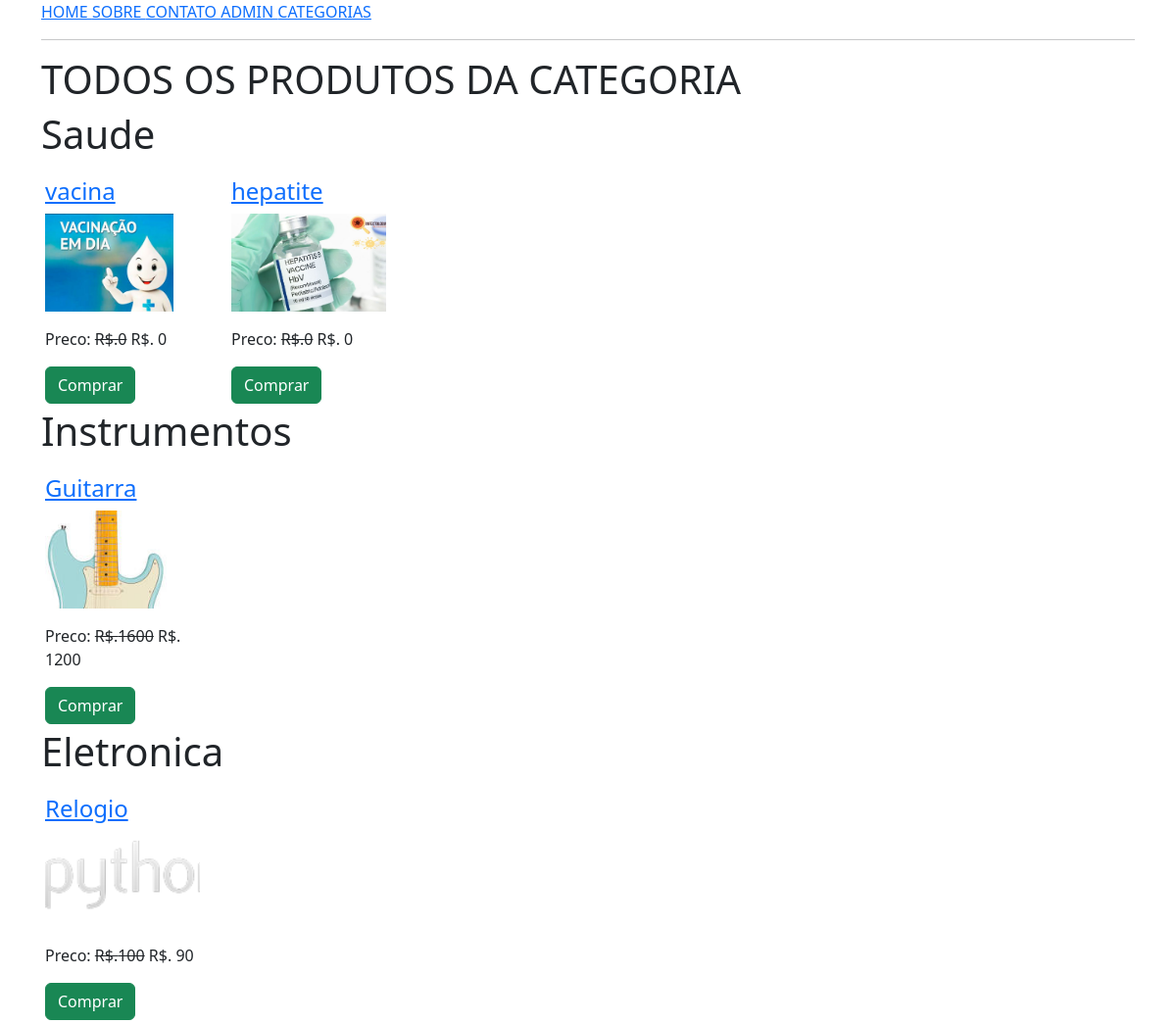
Screenshot of /todos-produtos/ with the database file from the repository.
### lojaapp/models.py (models this page shows, shortened)
class Categoria(models.Model):
    titulo = models.CharField(max_length=200)
    slug = models.SlugField(unique=True)

class Produto(models.Model):
    titulo = models.CharField(max_length=200)
    slug = models.SlugField(unique=True)
    categoria = models.ForeignKey(Categoria,on_delete=models.CASCADE)
    image = models.ImageField(upload_to="produtos")
    preco_mercado = models.PositiveIntegerField()
    venda = models.PositiveIntegerField()
    descricao = models.TextField()
    garantia = models.CharField(max_length=300,null=True, blank=True)
    return_devolucao = models.CharField(max_length=300, null=True, blank=True)
    visualizacao = models.PositiveIntegerField(default=0)

### lojaapp/views.py (the view)
# urls.py: path("todos-produtos/", TodosProdutosView.as_view(), name="todosprodutos"),
class TodosProdutosView(TemplateView):
     template_name = "todosprodutos.html"
     def get_context_data(self, **kwargs):
        context = super().get_context_data(**kwargs)
        context['todascategorias']= Categoria.objects.all().order_by("-id")
        return context

### templates/todosprodutos.html (shortened to what this page needs)
{% extends 'base.html' %}
{% block content %}
<div class="container">
    <h1>TODOS OS PRODUTOS DA CATEGORIA</h1>
    {% for cat in todascategorias  %}
    <h1>{{cat.titulo}}</h1>
    <div class="row mt-3">
        {% for p in cat.produto_set.all %}
            <div class="col-md-2">
                <div class="m-1">
                    <h4><a href="{% url 'lojaapp:detalhe' p.slug %}">{{p.titulo}}</a></h4>
                    <img src="{{p.image.url}}" alt="" class="img-fluid" style="height: 100px; object-fit: cover;">
                    <p class="mt-3">Preco: <strike> R$.{{p.preco_mercado}}</strike> R$. {{p.venda}}</p>
                    <a href="" class="btn btn-success">Comprar</a>
                </div>
            </div>
        {% endfor %}
    </div>
    {% endfor %}
</div>
{% endblock %}

### templates/base.html (shortened to what this page needs)
<!DOCTYPE html>
<html lang="en">
<head>
    <link  rel="stylesheet" href="https://cdn.jsdelivr.net/npm/bootstrap@5.2.0/dist/css/bootstrap.min.css">
</head>
<body>
    <div class="container">
    <a href="{% url 'lojaapp:home' %}"> HOME </a>
    <a href="{% url 'lojaapp:sobre' %}"> SOBRE </a>
    <a href="{% url 'lojaapp:contato' %}"> CONTATO </a>
    <a href="/admin/"> ADMIN </a>
    <a href="{% url 'lojaapp:todosprodutos' %}"> CATEGORIAS</a>
<hr>
</div>
    {% block content %}
    {% endblock content %}
</body>
</html>

### rows the page displays
Categoria: titulo "Saude"
Produto: titulo "vacina", image (picture), preco_mercado "0", venda "0"
Produto: titulo "hepatite", image (picture), preco_mercado "0", venda "0"
Categoria: titulo "Instrumentos"
Produto: titulo "Guitarra", image (picture), preco_mercado "1600", venda "1200"
Categoria: titulo "Eletronica"
Produto: titulo "Relogio", image (picture), preco_mercado "100", venda "90"
